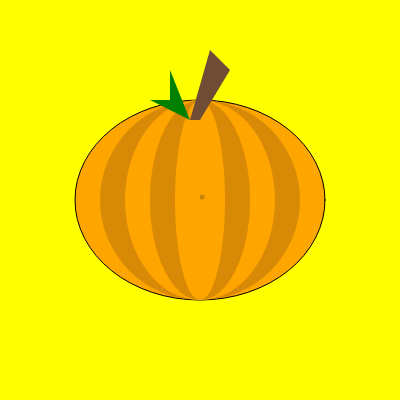
Frame 1 (no input)
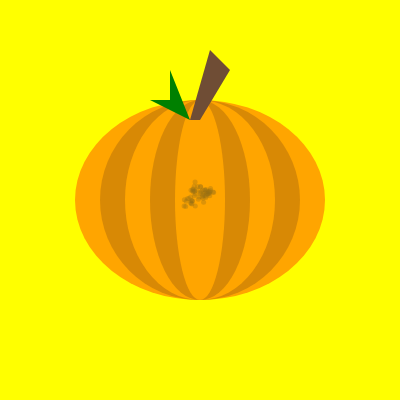
Frame 60 (no input)
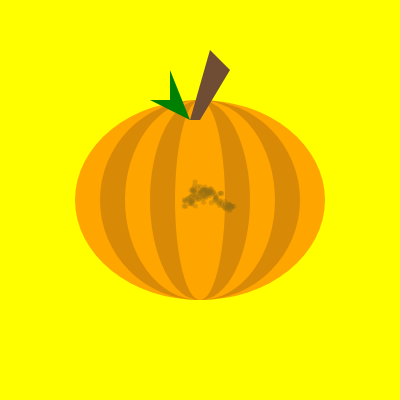
Frame 120 (the mouse pressed at the canvas centre since frame 60)

The p5.js sketch that drew these frames (run headless with seeded random() and noise() and a simulated clock; from frame 60 on, the mouse is pressed at the canvas centre):

// p5.js sketch
// ── sketch.js
let drunkX= 200;
let drunkY= 200;
let drunkRange= 5;
let drunkDiameter= 5;

let coordinates = [];

function setup() {
  createCanvas(400, 400);
  background (0);
  



}

function draw() {
  background("yellow");
  // PUMPKIN
  fill ('orange');
  ellipse(200,200,250,200);
// RINGS
  noStroke();
  fill ('rgba(177, 110, 10, 0.5)');
  ellipse(200,200,200,200);
  // ellipse(x, y, width, height)
  fill ('orange');
  ellipse(200,200,150,200);
  fill ('rgba(177, 110, 10, 0.5)');
  ellipse(200,200,100,200);
  fill ('orange');
  ellipse(200,200,50,200);


// STEM
  fill ('rgba(111, 77, 53, 1)');
  beginShape();
  vertex(190,120);
  vertex(200,120);
  vertex(230,70);
  vertex(210,50);
  endShape();
// LEAF 
  fill ('green');
  beginShape();
  vertex(170,70);
  vertex(170,100);
  vertex(150,100);
  vertex(190,120);
  endShape();
  fill ('rgba(153, 112, 22, 0.33)');
  drunkX = drunkX + random(-drunkRange, drunkRange);
  drunkY = drunkY + random(-drunkRange, drunkRange);
  let coordinate = createVector(drunkX, drunkY);
  coordinates.push(coordinate);
  for (let i = 0; i < coordinates.length; i++) {
    let pos = coordinates[i];
    circle(pos.x, pos.y, drunkDiameter);
  }

  if(dist(drunkX, drunkY, 200,200) > 100){
    console.log("out of bounds");
    drunkX = 200;
    drunkY = 200;
    coordinates = [];
  }


  circle(drunkX, drunkY, drunkDiameter);


}
